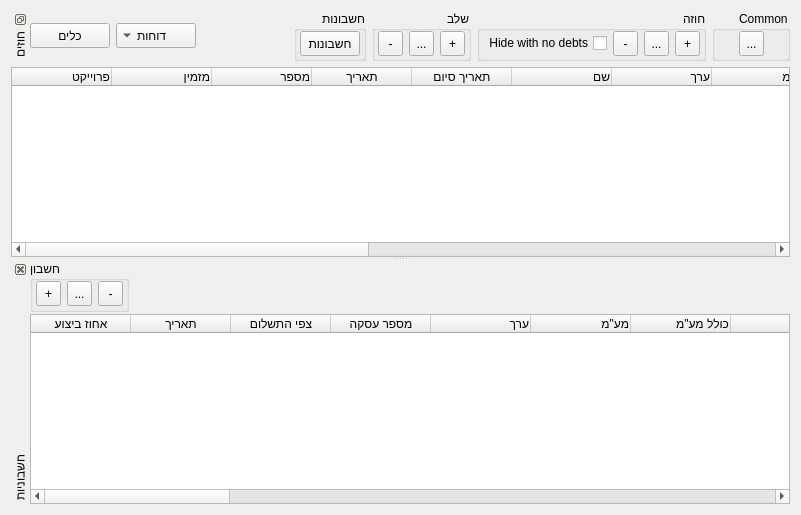
    <widget class="QWidget" name="widgetMain" native="true">
     <property name="styleSheet">
      <string notr="true">#widgetMain {background: qlineargradient(spread:pad, x1:0, y1:1, x2:0, y2:0, stop:0 rgba(200, 200, 200, 255), stop:1 rgba(255, 255, 255, 255));}
#dockWidgetContents_2 {background-color: rgba(255,255,255,0);}
#dockWidgetContents {background-color: rgba(255,255,255,0);}
</string>
     </property>
     <layout class="QVBoxLayout" name="verticalLayout">
      <item>
       <widget class="QDockWidget" name="dockWidget_2">
        <property name="sizePolicy">
         <sizepolicy hsizetype="Preferred" vsizetype="Fixed">
          <horstretch>0</horstretch>
          <verstretch>0</verstretch>
         </sizepolicy>
        </property>
        <property name="minimumSize">
         <size>
          <width>779</width>
          <height>50</height>
         </size>
        </property>
        <property name="maximumSize">
         <size>
          <width>524287</width>
          <height>50</height>
         </size>
        </property>
        <property name="layoutDirection">
         <enum>Qt::RightToLeft</enum>
        </property>
        <property name="features">
         <set>QDockWidget::DockWidgetFloatable|QDockWidget::DockWidgetMovable|QDockWidget::DockWidgetVerticalTitleBar</set>
        </property>
        <property name="windowTitle">
         <string>חוזים</string>
        </property>
        <widget class="QWidget" name="dockWidgetContents_2">
         <property name="sizePolicy">
          <sizepolicy hsizetype="Preferred" vsizetype="Fixed">
           <horstretch>0</horstretch>
           <verstretch>0</verstretch>
          </sizepolicy>
         </property>
         <layout class="QHBoxLayout" name="horizontalLayout_2" stretch="0,0,0,0,10,0,0">
          <property name="leftMargin">
           <number>0</number>
          </property>
          <property name="topMargin">
           <number>0</number>
          </property>
          <property name="rightMargin">
           <number>0</number>
          </property>
          <property name="bottomMargin">
           <number>0</number>
          </property>
          <item>
           <widget class="QGroupBox" name="groupBox_3">
            <property name="title">
             <string>Common</string>
            </property>
            <layout class="QHBoxLayout" name="horizontalLayout_13">
             <property name="leftMargin">
              <number>3</number>
             </property>
             <property name="topMargin">
              <number>0</number>
             </property>
             <property name="rightMargin">
              <number>3</number>
             </property>
             <property name="bottomMargin">
              <number>3</number>
             </property>
             <item>
              <widget class="QToolButton" name="tbReload">
               <property name="sizePolicy">
                <sizepolicy hsizetype="Expanding" vsizetype="MinimumExpanding">
                 <horstretch>0</horstretch>
                 <verstretch>0</verstretch>
                </sizepolicy>
               </property>
               <property name="minimumSize">
                <size>
                 <width>25</width>
                 <height>25</height>
                </size>
               </property>
               <property name="maximumSize">
                <size>
                 <width>25</width>
                 <height>25</height>
                </size>
               </property>
               <property name="text">
                <string>...</string>
               </property>
               <property name="icon">
                <iconset resource="resource1.qrc">
                 <normaloff>:/some/ico/ico/reload.png</normaloff>:/some/ico/ico/reload.png</iconset>
               </property>
              </widget>
             </item>
            </layout>
           </widget>
          </item>
          <item>
           <widget class="QGroupBox" name="groupBox_4">
            <property name="title">
             <string>חוזה</string>
            </property>
            <layout class="QHBoxLayout" name="horizontalLayout_4">
             <property name="spacing">
              <number>6</number>
             </property>
             <property name="leftMargin">
              <number>3</number>
             </property>
             <property name="topMargin">
              <number>0</number>
             </property>
             <property name="rightMargin">
              <number>3</number>
             </property>
             <property name="bottomMargin">
              <number>3</number>
             </property>
             <item>
              <widget class="QToolButton" name="tbPlus">
               <property name="sizePolicy">
                <sizepolicy hsizetype="Expanding" vsizetype="MinimumExpanding">
                 <horstretch>0</horstretch>
                 <verstretch>0</verstretch>
                </sizepolicy>
               </property>
               <property name="minimumSize">
                <size>
                 <width>25</width>
                 <height>25</height>
                </size>
               </property>
               <property name="maximumSize">
                <size>
                 <width>25</width>
                 <height>25</height>
                </size>
               </property>
               <property name="text">
                <string>+</string>
               </property>
               <property name="icon">
                <iconset resource="resource1.qrc">
                 <normaloff>:/some/ico/ico/plus.png</normaloff>:/some/ico/ico/plus.png</iconset>
               </property>
              </widget>
             </item>
             <item>
              <widget class="QToolButton" name="tbProps">
               <property name="sizePolicy">
                <sizepolicy hsizetype="Expanding" vsizetype="MinimumExpanding">
                 <horstretch>0</horstretch>
                 <verstretch>0</verstretch>
                </sizepolicy>
               </property>
               <property name="minimumSize">
                <size>
                 <width>25</width>
                 <height>25</height>
                </size>
               </property>
               <property name="maximumSize">
                <size>
                 <width>25</width>
                 <height>25</height>
                </size>
               </property>
               <property name="text">
                <string>...</string>
               </property>
               <property name="icon">
                <iconset resource="resource1.qrc">
                 <normaloff>:/some/ico/ico/edit.png</normaloff>:/some/ico/ico/edit.png</iconset>
               </property>
              </widget>
             </item>
             <item>
              <widget class="QToolButton" name="tbMinus">
               <property name="sizePolicy">
                <sizepolicy hsizetype="Expanding" vsizetype="MinimumExpanding">
                 <horstretch>0</horstretch>
                 <verstretch>0</verstretch>
                </sizepolicy>
               </property>
               <property name="minimumSize">
                <size>
                 <width>25</width>
                 <height>25</height>
                </size>
               </property>
               <property name="maximumSize">
                <size>
                 <width>25</width>
                 <height>25</height>
                </size>
               </property>
               <property name="text">
                <string>-</string>
               </property>
               <property name="icon">
                <iconset resource="resource1.qrc">
                 <normaloff>:/some/ico/ico/minus.png</normaloff>:/some/ico/ico/minus.png</iconset>
               </property>
              </widget>
             </item>
             <item>
              <widget class="QCheckBox" name="cbHideEmpty">
               <property name="text">
                <string>Hide with no debts</string>
               </property>
              </widget>
             </item>
            </layout>
           </widget>
          </item>
          <item>
           <widget class="QGroupBox" name="groupBox_5">
            <property name="title">
             <string>שלב</string>
            </property>
            <layout class="QHBoxLayout" name="horizontalLayout">
             <property name="leftMargin">
              <number>3</number>
             </property>
             <property name="topMargin">
              <number>0</number>
             </property>
             <property name="rightMargin">
              <number>3</number>
             </property>
             <property name="bottomMargin">
              <number>3</number>
             </property>
             <item>
              <widget class="QToolButton" name="tbStagePlus">
               <property name="sizePolicy">
                <sizepolicy hsizetype="Expanding" vsizetype="MinimumExpanding">
                 <horstretch>0</horstretch>
                 <verstretch>0</verstretch>
                </sizepolicy>
               </property>
               <property name="minimumSize">
                <size>
                 <width>25</width>
                 <height>25</height>
                </size>
               </property>
               <property name="maximumSize">
                <size>
                 <width>25</width>
                 <height>25</height>
                </size>
               </property>
               <property name="text">
                <string>+</string>
               </property>
               <property name="icon">
                <iconset resource="resource1.qrc">
                 <normaloff>:/some/ico/ico/plus.png</normaloff>:/some/ico/ico/plus.png</iconset>
               </property>
              </widget>
             </item>
             <item>
              <widget class="QToolButton" name="tbStageProps">
               <property name="sizePolicy">
                <sizepolicy hsizetype="Expanding" vsizetype="MinimumExpanding">
                 <horstretch>0</horstretch>
                 <verstretch>0</verstretch>
                </sizepolicy>
               </property>
               <property name="minimumSize">
                <size>
                 <width>25</width>
                 <height>25</height>
                </size>
               </property>
               <property name="maximumSize">
                <size>
                 <width>25</width>
                 <height>25</height>
                </size>
               </property>
               <property name="text">
                <string>...</string>
               </property>
               <property name="icon">
                <iconset resource="resource1.qrc">
                 <normaloff>:/some/ico/ico/edit.png</normaloff>:/some/ico/ico/edit.png</iconset>
               </property>
              </widget>
             </item>
             <item>
              <widget class="QToolButton" name="tbStageMinus">
               <property name="sizePolicy">
                <sizepolicy hsizetype="Expanding" vsizetype="MinimumExpanding">
                 <horstretch>0</horstretch>
                 <verstretch>0</verstretch>
                </sizepolicy>
               </property>
               <property name="minimumSize">
                <size>
                 <width>25</width>
                 <height>25</height>
                </size>
               </property>
               <property name="maximumSize">
                <size>
                 <width>25</width>
                 <height>25</height>
                </size>
               </property>
               <property name="text">
                <string>-</string>
               </property>
               <property name="icon">
                <iconset resource="resource1.qrc">
                 <normaloff>:/some/ico/ico/minus.png</normaloff>:/some/ico/ico/minus.png</iconset>
               </property>
              </widget>
             </item>
            </layout>
           </widget>
          </item>
          <item>
           <widget class="QGroupBox" name="groupBox_6">
            <property name="title">
             <string>חשבונות</string>
            </property>
            <layout class="QHBoxLayout" name="horizontalLayout_3">
             <property name="leftMargin">
              <number>3</number>
             </property>
             <property name="topMargin">
              <number>0</number>
             </property>
             <property name="rightMargin">
              <number>3</number>
             </property>
             <property name="bottomMargin">
              <number>3</number>
             </property>
             <item>
              <widget class="QToolButton" name="tbHashbonShow">
               <property name="sizePolicy">
                <sizepolicy hsizetype="Expanding" vsizetype="MinimumExpanding">
                 <horstretch>0</horstretch>
                 <verstretch>0</verstretch>
                </sizepolicy>
               </property>
               <property name="minimumSize">
                <size>
                 <width>25</width>
                 <height>25</height>
                </size>
               </property>
               <property name="maximumSize">
                <size>
                 <width>16777215</width>
                 <height>25</height>
                </size>
               </property>
               <property name="text">
                <string>חשבונות</string>
               </property>
               <property name="checkable">
                <bool>true</bool>
               </property>
              </widget>
             </item>
            </layout>
           </widget>
          </item>
          <item>
           <spacer name="horizontalSpacer_2">
            <property name="orientation">
             <enum>Qt::Horizontal</enum>
            </property>
            <property name="sizeHint" stdset="0">
             <size>
              <width>10</width>
              <height>20</height>
             </size>
            </property>
           </spacer>
          </item>
          <item>
           <widget class="QToolButton" name="tbReports">
            <property name="minimumSize">
             <size>
              <width>80</width>
              <height>25</height>
             </size>
            </property>
            <property name="layoutDirection">
             <enum>Qt::LeftToRight</enum>
            </property>
            <property name="text">
             <string>דוחות</string>
            </property>
            <property name="toolButtonStyle">
             <enum>Qt::ToolButtonTextBesideIcon</enum>
            </property>
            <property name="arrowType">
             <enum>Qt::DownArrow</enum>
            </property>
           </widget>
          </item>
          <item>
           <widget class="QToolButton" name="tbSettings">
            <property name="minimumSize">
             <size>
              <width>80</width>
              <height>25</height>
             </size>
            </property>
            <property name="layoutDirection">
             <enum>Qt::LeftToRight</enum>
            </property>
            <property name="text">
             <string>כלים</string>
            </property>
            <property name="toolButtonStyle">
             <enum>Qt::ToolButtonTextOnly</enum>
            </property>
            <property name="arrowType">
             <enum>Qt::DownArrow</enum>
            </property>
           </widget>
          </item>
         </layout>
        </widget>
       </widget>
      </item>
      <item>
       <widget class="QSplitter" name="splitter">
        <property name="orientation">
         <enum>Qt::Vertical</enum>
        </property>
        <property name="childrenCollapsible">
         <bool>false</bool>
        </property>
        <widget class="QContractTree" name="treeWidget">
         <property name="contextMenuPolicy">
          <enum>Qt::CustomContextMenu</enum>
         </property>
         <property name="expandsOnDoubleClick">
          <bool>false</bool>
         </property>
         <column>
          <property name="text">
           <string>פרוייקט</string>
          </property>
          <property name="textAlignment">
           <set>AlignTrailing|AlignVCenter</set>
          </property>
         </column>
         <column>
          <property name="text">
           <string>מזמין</string>
          </property>
          <property name="textAlignment">
           <set>AlignTrailing|AlignVCenter</set>
          </property>
         </column>
         <column>
          <property name="text">
           <string>מספר</string>
          </property>
          <property name="textAlignment">
           <set>AlignTrailing|AlignVCenter</set>
          </property>
         </column>
         <column>
          <property name="text">
           <string>תאריך</string>
          </property>
          <property name="textAlignment">
           <set>AlignCenter</set>
          </property>
         </column>
         <column>
          <property name="text">
           <string>תאריך סיום</string>
          </property>
          <property name="textAlignment">
           <set>AlignCenter</set>
          </property>
         </column>
         <column>
          <property name="text">
           <string>שם</string>
          </property>
          <property name="textAlignment">
           <set>AlignTrailing|AlignVCenter</set>
          </property>
         </column>
         <column>
          <property name="text">
           <string>ערך</string>
          </property>
          <property name="textAlignment">
           <set>AlignTrailing|AlignVCenter</set>
          </property>
         </column>
         <column>
          <property name="text">
           <string>מע&quot;מ</string>
          </property>
          <property name="textAlignment">
           <set>AlignTrailing|AlignVCenter</set>
          </property>
         </column>
         <column>
          <property name="text">
           <string>כולל מע&quot;מ</string>
          </property>
          <property name="textAlignment">
           <set>AlignTrailing|AlignVCenter</set>
          </property>
         </column>
         <column>
          <property name="text">
           <string>ערך</string>
          </property>
          <property name="textAlignment">
           <set>AlignTrailing|AlignVCenter</set>
          </property>
         </column>
         <column>
          <property name="text">
           <string>כולל מע&quot;מ</string>
          </property>
          <property name="textAlignment">
           <set>AlignTrailing|AlignVCenter</set>
          </property>
         </column>
         <column>
          <property name="text">
           <string>לשנה נוכחית</string>
          </property>
          <property name="textAlignment">
           <set>AlignTrailing|AlignVCenter</set>
          </property>
         </column>
         <column>
          <property name="text">
           <string>לתקופה ארוכה</string>
          </property>
          <property name="textAlignment">
           <set>AlignTrailing|AlignVCenter</set>
          </property>
         </column>
         <column>
          <property name="text">
           <string>כולל</string>
          </property>
          <property name="textAlignment">
           <set>AlignTrailing|AlignVCenter</set>
          </property>
         </column>
         <column>
          <property name="text">
           <string>הערות</string>
          </property>
          <property name="textAlignment">
           <set>AlignTrailing|AlignVCenter</set>
          </property>
         </column>
         <column>
          <property name="text">
           <string>שולם כולל התייקרויות</string>
          </property>
          <property name="textAlignment">
           <set>AlignCenter</set>
          </property>
         </column>
         <column>
          <property name="text">
           <string>שארית</string>
          </property>
          <property name="textAlignment">
           <set>AlignCenter</set>
          </property>
         </column>
        </widget>
        <widget class="QDockWidget" name="dockHashbon">
         <property name="features">
          <set>QDockWidget::DockWidgetClosable|QDockWidget::DockWidgetMovable|QDockWidget::DockWidgetVerticalTitleBar</set>
         </property>
         <property name="allowedAreas">
          <set>Qt::BottomDockWidgetArea|Qt::TopDockWidgetArea</set>
         </property>
         <property name="windowTitle">
          <string>חשבוניות</string>
         </property>
         <widget class="QWidget" name="dockWidgetContents">
          <layout class="QVBoxLayout" name="verticalLayout_5" stretch="0,10">
           <property name="spacing">
            <number>2</number>
           </property>
           <property name="leftMargin">
            <number>0</number>
           </property>
           <property name="topMargin">
            <number>0</number>
           </property>
           <property name="rightMargin">
            <number>0</number>
           </property>
           <property name="bottomMargin">
            <number>0</number>
           </property>
           <item>
            <layout class="QHBoxLayout" name="horizontalLayout_12" stretch="1,50">
             <item>
              <widget class="QGroupBox" name="groupBox">
               <property name="title">
                <string>חשבון</string>
               </property>
               <layout class="QHBoxLayout" name="horizontalLayout_11">
                <property name="leftMargin">
                 <number>3</number>
                </property>
                <property name="topMargin">
                 <number>0</number>
                </property>
                <property name="rightMargin">
                 <number>3</number>
                </property>
                <property name="bottomMargin">
                 <number>3</number>
                </property>
                <item>
                 <widget class="QToolButton" name="tbHashbonPlus">
                  <property name="sizePolicy">
                   <sizepolicy hsizetype="Expanding" vsizetype="MinimumExpanding">
                    <horstretch>0</horstretch>
                    <verstretch>0</verstretch>
                   </sizepolicy>
                  </property>
                  <property name="minimumSize">
                   <size>
                    <width>25</width>
                    <height>25</height>
                   </size>
                  </property>
                  <property name="maximumSize">
                   <size>
                    <width>25</width>
                    <height>25</height>
                   </size>
                  </property>
                  <property name="text">
                   <string>+</string>
                  </property>
                  <property name="icon">
                   <iconset resource="resource1.qrc">
                    <normaloff>:/some/ico/ico/plus.png</normaloff>:/some/ico/ico/plus.png</iconset>
                  </property>
                 </widget>
                </item>
                <item>
                 <widget class="QToolButton" name="tbHashbonProps">
                  <property name="sizePolicy">
                   <sizepolicy hsizetype="Expanding" vsizetype="MinimumExpanding">
                    <horstretch>0</horstretch>
                    <verstretch>0</verstretch>
                   </sizepolicy>
                  </property>
                  <property name="minimumSize">
                   <size>
                    <width>25</width>
                    <height>25</height>
                   </size>
                  </property>
                  <property name="maximumSize">
                   <size>
                    <width>25</width>
                    <height>25</height>
                   </size>
                  </property>
                  <property name="text">
                   <string>...</string>
                  </property>
                  <property name="icon">
                   <iconset resource="resource1.qrc">
                    <normaloff>:/some/ico/ico/edit.png</normaloff>:/some/ico/ico/edit.png</iconset>
                  </property>
                 </widget>
                </item>
                <item>
                 <widget class="QToolButton" name="tbHashbonMinus">
                  <property name="sizePolicy">
                   <sizepolicy hsizetype="Expanding" vsizetype="MinimumExpanding">
                    <horstretch>0</horstretch>
                    <verstretch>0</verstretch>
                   </sizepolicy>
                  </property>
                  <property name="minimumSize">
                   <size>
                    <width>25</width>
                    <height>25</height>
                   </size>
                  </property>
                  <property name="maximumSize">
                   <size>
                    <width>25</width>
                    <height>25</height>
                   </size>
                  </property>
                  <property name="text">
                   <string>-</string>
                  </property>
                  <property name="icon">
                   <iconset resource="resource1.qrc">
                    <normaloff>:/some/ico/ico/minus.png</normaloff>:/some/ico/ico/minus.png</iconset>
                  </property>
                 </widget>
                </item>
               </layout>
              </widget>
             </item>
             <item>
              <spacer name="horizontalSpacer_3">
               <property name="orientation">
                <enum>Qt::Horizontal</enum>
               </property>
               <property name="sizeHint" stdset="0">
                <size>
                 <width>40</width>
                 <height>20</height>
                </size>
               </property>
              </spacer>
             </item>
            </layout>
           </item>
           <item>
            <widget class="QHashbonTree" name="treeHashbon">
             <property name="contextMenuPolicy">
              <enum>Qt::CustomContextMenu</enum>
             </property>
             <property name="indentation">
              <number>0</number>
             </property>
             <property name="rootIsDecorated">
              <bool>false</bool>
             </property>
             <property name="itemsExpandable">
              <bool>false</bool>
             </property>
             <property name="expandsOnDoubleClick">
              <bool>false</bool>
             </property>
             <column>
              <property name="text">
               <string notr="true">אחוז ביצוע</string>
              </property>
              <property name="textAlignment">
               <set>AlignCenter</set>
              </property>
             </column>
             <column>
              <property name="text">
               <string>תאריך</string>
              </property>
              <property name="textAlignment">
               <set>AlignCenter</set>
              </property>
             </column>
             <column>
              <property name="text">
               <string>צפי התשלום</string>
              </property>
              <property name="textAlignment">
               <set>AlignCenter</set>
              </property>
             </column>
             <column>
              <property name="text">
               <string>מספר עסקה</string>
              </property>
              <property name="textAlignment">
               <set>AlignCenter</set>
              </property>
             </column>
             <column>
              <property name="text">
               <string>ערך</string>
              </property>
              <property name="textAlignment">
               <set>AlignTrailing|AlignVCenter</set>
              </property>
             </column>
             <column>
              <property name="text">
               <string>מע&quot;מ</string>
              </property>
              <property name="textAlignment">
               <set>AlignTrailing|AlignVCenter</set>
              </property>
             </column>
             <column>
              <property name="text">
               <string>כולל מע&quot;מ</string>
              </property>
              <property name="textAlignment">
               <set>AlignTrailing|AlignVCenter</set>
              </property>
             </column>
             <column>
              <property name="text">
               <string>ערך</string>
              </property>
              <property name="textAlignment">
               <set>AlignTrailing|AlignVCenter</set>
              </property>
             </column>
             <column>
              <property name="text">
               <string>מע&quot;מ</string>
              </property>
              <property name="textAlignment">
               <set>AlignTrailing|AlignVCenter</set>
              </property>
             </column>
             <column>
              <property name="text">
               <string>כולל מע&quot;מ</string>
              </property>
              <property name="textAlignment">
               <set>AlignTrailing|AlignVCenter</set>
              </property>
             </column>
             <column>
              <property name="text">
               <string>תאריך</string>
              </property>
              <property name="textAlignment">
               <set>AlignCenter</set>
              </property>
             </column>
             <column>
              <property name="text">
               <string>ערך</string>
              </property>
              <property name="textAlignment">
               <set>AlignTrailing|AlignVCenter</set>
              </property>
             </column>
             <column>
              <property name="text">
               <string>מע&quot;מ</string>
              </property>
              <property name="textAlignment">
               <set>AlignTrailing|AlignVCenter</set>
              </property>
             </column>
             <column>
              <property name="text">
               <string>כולל מע&quot;מ</string>
              </property>
              <property name="textAlignment">
               <set>AlignTrailing|AlignVCenter</set>
              </property>
             </column>
             <column>
              <property name="text">
               <string>ערך</string>
              </property>
              <property name="textAlignment">
               <set>AlignTrailing|AlignVCenter</set>
              </property>
             </column>
             <column>
              <property name="text">
               <string>מע&quot;מ</string>
              </property>
              <property name="textAlignment">
               <set>AlignTrailing|AlignVCenter</set>
              </property>
             </column>
             <column>
              <property name="text">
               <string>כולל מע&quot;מ</string>
              </property>
              <property name="textAlignment">
               <set>AlignTrailing|AlignVCenter</set>
              </property>
             </column>
             <column>
              <property name="text">
               <string>תאריך</string>
              </property>
              <property name="textAlignment">
               <set>AlignCenter</set>
              </property>
             </column>
             <column>
              <property name="text">
               <string>מספר ח-ן מס</string>
              </property>
              <property name="textAlignment">
               <set>AlignCenter</set>
              </property>
             </column>
             <column>
              <property name="text">
               <string>ערך</string>
              </property>
              <property name="textAlignment">
               <set>AlignTrailing|AlignVCenter</set>
              </property>
             </column>
             <column>
              <property name="text">
               <string>מע&quot;מ</string>
              </property>
              <property name="textAlignment">
               <set>AlignTrailing|AlignVCenter</set>
              </property>
             </column>
             <column>
              <property name="text">
               <string>כולל מע&quot;מ</string>
              </property>
              <property name="textAlignment">
               <set>AlignTrailing|AlignVCenter</set>
              </property>
             </column>
             <column>
              <property name="text">
               <string>ערך</string>
              </property>
              <property name="textAlignment">
               <set>AlignTrailing|AlignVCenter</set>
              </property>
             </column>
             <column>
              <property name="text">
               <string>מע&quot;מ</string>
              </property>
              <property name="textAlignment">
               <set>AlignTrailing|AlignVCenter</set>
              </property>
             </column>
             <column>
              <property name="text">
               <string>כולל מע&quot;מ</string>
              </property>
              <property name="textAlignment">
               <set>AlignTrailing|AlignVCenter</set>
              </property>
             </column>
             <column>
              <property name="text">
               <string>הערות</string>
              </property>
              <property name="textAlignment">
               <set>AlignTrailing|AlignVCenter</set>
              </property>
             </column>
             <column>
              <property name="text">
               <string>הגשה</string>
              </property>
              <property name="textAlignment">
               <set>AlignCenter</set>
              </property>
             </column>
             <column>
              <property name="text">
               <string>אושר</string>
              </property>
              <property name="textAlignment">
               <set>AlignCenter</set>
              </property>
             </column>
             <column>
              <property name="text">
               <string>שולם</string>
              </property>
              <property name="textAlignment">
               <set>AlignCenter</set>
              </property>
             </column>
             <column>
              <property name="text">
               <string>כולל התייקרויות</string>
              </property>
              <property name="textAlignment">
               <set>AlignCenter</set>
              </property>
             </column>
            </widget>
           </item>
          </layout>
         </widget>
        </widget>
       </widget>
      </item>
     </layout>
    </widget>
